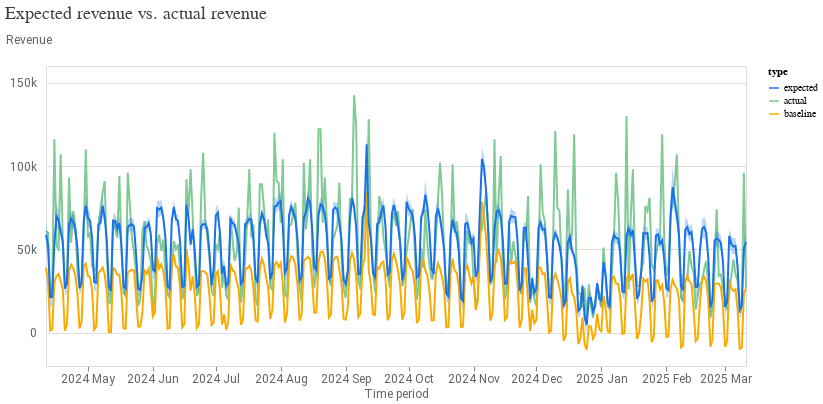

The code cell stored with this chart in its notebook:
### Code cell
model_fit = output_dict[model_iter]['model_fit']
model_fit.plot_model_fit()

### Figure 1 — Vega-Lite specification as saved in the notebook (floating-point values rounded to 4 significant figures; data arrays with more than 128 entries replaced by an {"elided": "..."} marker saying what was removed)
{"config": {"view": {"continuousWidth": 300, "continuousHeight": 300}, "axis": {"labelColor": "#5F6368", "labelFont": "Roboto", "labelFontSize": 12, "titleColor": "#5F6368", "titleFont": "Roboto", "titleFontSize": 12, "titleFontWeight": "normal"}}, "layer": [{"mark": {"type": "line"}, "encoding": {"color": {"field": "type", "scale": {"domain": ["expected", "actual", "baseline"], "range": ["#1A73E8", "#81C995", "#F9AB00"]}, "type": "nominal"}, "x": {"axis": {"domainColor": "#DADCE0", "format": "%Y %b", "grid": false, "tickCount": 8}, "field": "time", "title": "Time period", "type": "temporal"}, "y": {"axis": {"domain": false, "labelExpr": "replace(format(datum.value, '.3~s'), 'G', 'B')", "labelPadding": 10, "tickCount": 5, "ticks": false, "titleAlign": "left", "titleAngle": 0, "titleY": -20}, "field": "mean", "title": "Revenue", "type": "quantitative"}}}, {"mark": {"type": "area", "opacity": 0.3}, "encoding": {"color": {"field": "type", "legend": null, "scale": {"domain": ["expected"], "range": ["#1A73E8"]}, "type": "nominal"}, "x": {"field": "time", "type": "temporal"}, "y": {"field": "ci_hi", "type": "quantitative"}, "y2": {"field": "ci_lo"}}}], "data": {"name": "data-a435b4582b49104b25e3f1102c83ea00"}, "resolve": {"scale": {"color": "independent"}}, "title": {"text": "Expected revenue vs. actual revenue", "anchor": "start", "color": "#3C4043", "font": "Google Sans Display", "fontSize": 18, "fontWeight": "normal", "offset": 10}, "width": 700, "$schema": "https://vega.github.io/schema/vega-lite/v5.20.1.json", "datasets": {"data-a435b4582b49104b25e3f1102c83ea00": {"elided": "1005 records"}}}
